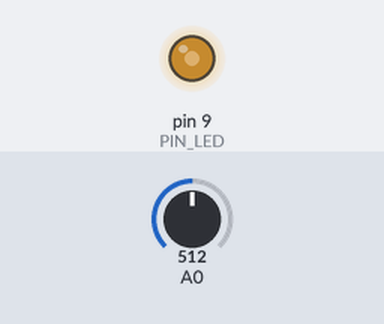
The sketch below on a simulated Arduino Uno, built with avr-gcc and run on an emulated ATmega328P. Parts: output pins drawn as LEDs (lit = HIGH). The test bench sets the inputs (shaded band); at power-on: A0 = 512.

Above: at 1.2 s.
1.3 s: A0 set to 716
At 1.6 s:
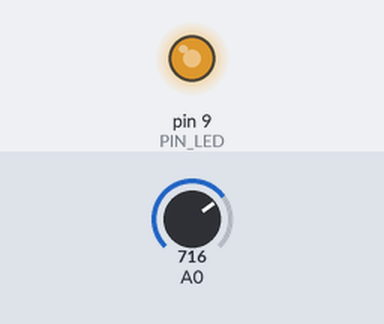
2.8 s: A0 set to 900
At 3.8 s:
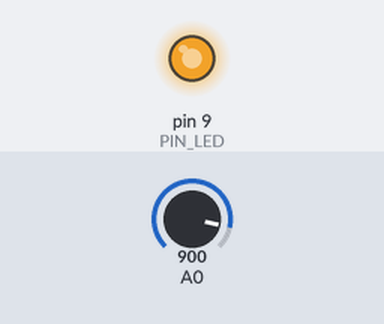
4.3 s: A0 set to 122
At 4.9 s:
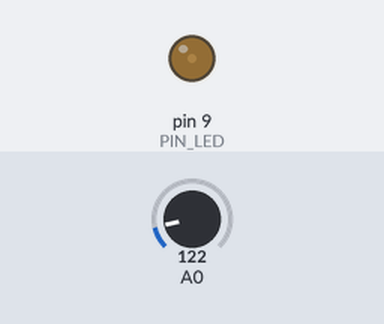
5.8 s: A0 set to 0
At 6.3 s:
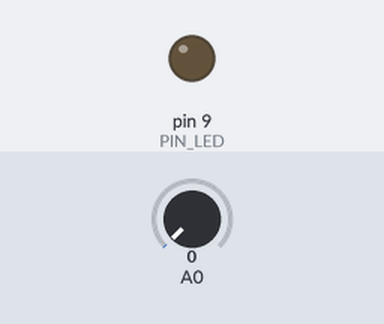
Timing chart, 0 to 8.3 s (numbered marks = the images above; inputs shaded):
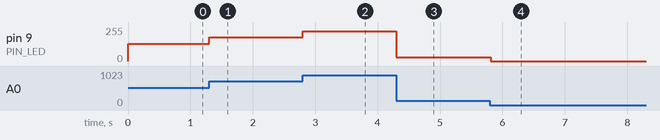

Measured:
- after the input at 1.3 s, pin 9 (PIN_LED): 128/255 → 179/255 at once
- after the input at 2.8 s, pin 9 (PIN_LED): 179/255 → 225/255 at once
- after the input at 4.3 s, pin 9 (PIN_LED): 225/255 → 30/255 at once
- after the input at 5.8 s, pin 9 (PIN_LED): 30/255 → 0/255 at once

The sketch:

sketch_dec20a.ino
```cpp
// ЛР7. Пример 4.
#define PIN_LED 9
void setup() {
pinMode (PIN_LED, OUTPUT);
}
void loop() {
int ADCValue = analogRead(A0);
ADCValue = ADCValue>>2;
analogWrite(PIN_LED, ADCValue);
delay(10);
}
```
